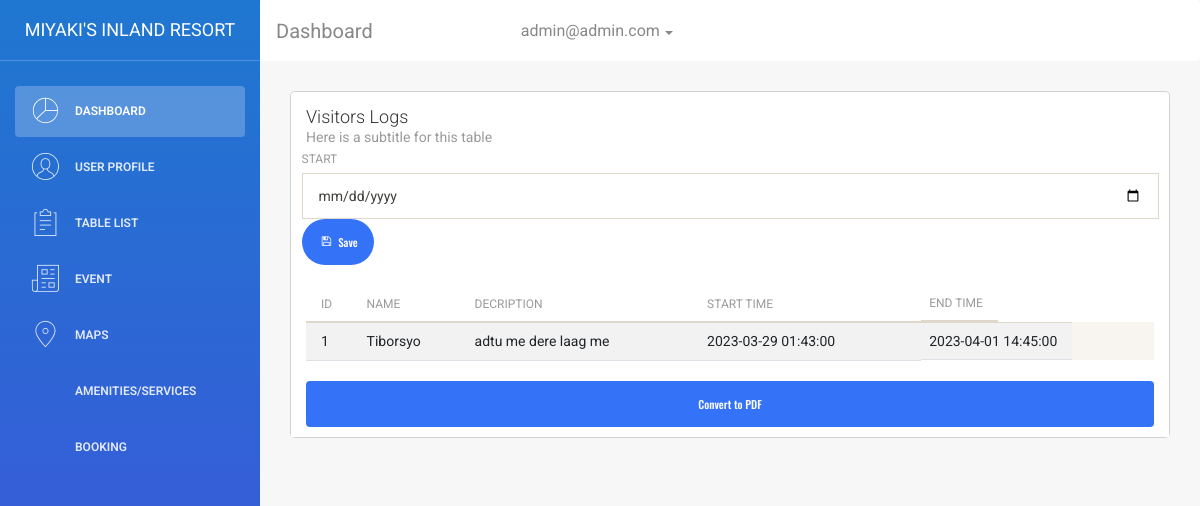
Page /dashboard/eventList.php (signed in) on the committed database.
### tables this page shows
CREATE TABLE `schedule_list` (
  `id` int(30) NOT NULL,
  `title` varchar(50) NOT NULL,
  `description` varchar(50) NOT NULL,
  `start_datetime` datetime NOT NULL,
  `end_datetime` datetime DEFAULT NULL
);

### dashboard/eventList.php (the view, shortened to what this page needs)
<?php
include 'header.php';
include '../conn.php';
$db = $conn;
$tableName = "schedule_list";
$col = ['id', 'title', 'description', 'start_datetime', 'end_datetime'];
$fetch_data = fetch_data($db, $tableName, $col);
function fetch_data($db, $tableName, $col)
{
     if (empty($db)) {
          $msg = "database connection error";
     } elseif (empty($col) || !is_array($col)) {
          $msg = "column name  must be defined as an indexed array";
     } elseif (empty($tableName)) {
          $msg = "table name must be defined";
     } else {
          $columnName = implode(", ", $col);
          $query = "SELECT " . $columnName . " FROM $tableName";
          if (isset($_POST['sort'])) {
               $start_datetime = $_POST['start_datetime'];
               $query .= " WHERE time_now >= '$start_datetime' ORDER BY time_now DESC";
          } else {
               $query .= " ORDER BY id DESC";
          }
          $result = $db->query($query);
          if ($result == true) {
               if ($result->num_rows > 0) {
                    $row = mysqli_fetch_all($result, MYSQLI_ASSOC);
                    $msg = $row;
               } else {
                    $msg = "no data found";
               }
          } else {
               $msg = mysqli_error($db);
          }
     }
     return $msg;
}
?>
<body>
     <?php include 'sidebar.php'; ?>
     <div class="main-panel">
          <?php include 'navbar.php'; ?>
          <div class="content">
               <div class="container-fluid">
                    <div class="row">
                         <div class="col-md-12">
                              <div class="card strpied-tabled-with-hover">
                                   <div class="card-header ">
                                        <h4 class="card-title">Visitors Logs</h4>
                                        <p class="card-category">Here is a subtitle for this table</p>
                                        <form method="post">
                                             <div class="sort">
                                                  <div class="row">
                                                       <div class="col">
                                                            <div class="form-group mb-2">
                                                                 <label for="start_datetime" class="control-label">Start</label>
                                                                 <input type="date" class="form-control form-control-sm rounded-0" name="start_datetime" id="start_datetime" required>
                                                                 <button class="btn btn-primary form-control-sm btn-fill rounded-5" name="sort" type="submit"><i class="fa fa-save"></i> Save</button>
                                                            </div>
                                                       </div>
                                                  </div>
                                             </div>
                                        </form>
                                        <div class="card-body table-full-width table-responsive">
                                             <table class="table table-hover table-striped">
                                                  <thead>
                                                       <th>ID</th>
                                                       <th>Name</th>
                                                       <th>Decription</th>
                                                       <th>Start Time</th>
                                                       <th>End Time</th>
                                                  </thead>
                                                  <tbody>
                                                       <?php
                                                       if (is_array($fetch_data)) {
                                                            $sn = 1;
                                                            foreach ($fetch_data as $data) { ?>
                                                                 <tr>
                                                                      <td><?php echo $sn; ?></td>
                                                                      <td><?php echo $data['title'] ?? ''; ?></td>
                                                                      <td><?php echo $data['description'] ?? ''; ?></td>
                                                                      <td><?php echo $data['start_datetime'] ?? ''; ?></td>
                                                                      <td><?php echo $data['end_datetime'] ?? ''; ?></td>
                                                                 </tr>
                                                            <?php $sn++;
                                                            }
                                                       } else { ?>
                                                            <tr>
                                                                 <td colspan="5"><?php echo $fetch_data; ?></td>
                                                            </tr>
                                                       <?php } ?>
                                                  </tbody>
                                             </table>
                                             <a href="printdata.php" class="w-100 btn btn-primary btn-fill">Convert to PDF</a>
                                        </div>
                                   </div>
                              </div>
                         </div>
                    </div>
               </div>
          </div>
</body>

### assets/css/style.css (style rules this page uses)
html { font-size: 14px; }
@media only screen and (min-width: 480px) { html { font-size: 17px; } }
@media only screen and (min-width: 768px) { html { font-size: 14px; } }
@media only screen and (min-width: 1024px) { p { font-size: 1em; margin-bottom: 1.8em; } }
body { font-size: 1em; }
a { color: #37a6c4; }
.btn { font-family: 'Oswald', sans-serif; }
.btn i { position: relative; top: -2px; }
.btn { text-transform: none; }

### rows in the picture
schedule_list: title "Tiborsyo", description "adtu me dere laag me", start_datetime "2023-03-29 01:43:00", end_datetime "2023-04-01 14:45:00"

### other values in the picture
$_SESSION["email"] "admin@admin.com"
